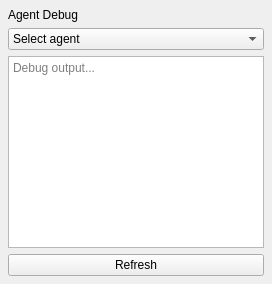
<?xml version="1.0" encoding="UTF-8"?>
<ui version="4.0">
 <class>AgentDebugPanel</class>
 <widget class="QWidget" name="agentDebugPanel">
  <layout class="QVBoxLayout" name="mainLayout">
   <property name="leftMargin"><number>8</number></property>
   <property name="topMargin"><number>8</number></property>
   <property name="rightMargin"><number>8</number></property>
   <property name="bottomMargin"><number>8</number></property>
   <property name="spacing"><number>6</number></property>
   <item>
    <widget class="QLabel" name="panelTitle">
     <property name="text"><string>Agent Debug</string></property>
    </widget>
   </item>
   <item>
    <widget class="QComboBox" name="agentSelector">
     <item><property name="text"><string>Select agent</string></property></item>
    </widget>
   </item>
   <item>
    <widget class="QPlainTextEdit" name="debugOutput">
     <property name="placeholderText"><string>Debug output...</string></property>
    </widget>
   </item>
   <item>
    <widget class="QPushButton" name="refreshButton">
     <property name="text"><string>Refresh</string></property>
    </widget>
   </item>
  </layout>
 </widget>
 <layoutdefault spacing="6" margin="11"/>
 <resources/>
 <connections/>
</ui>
